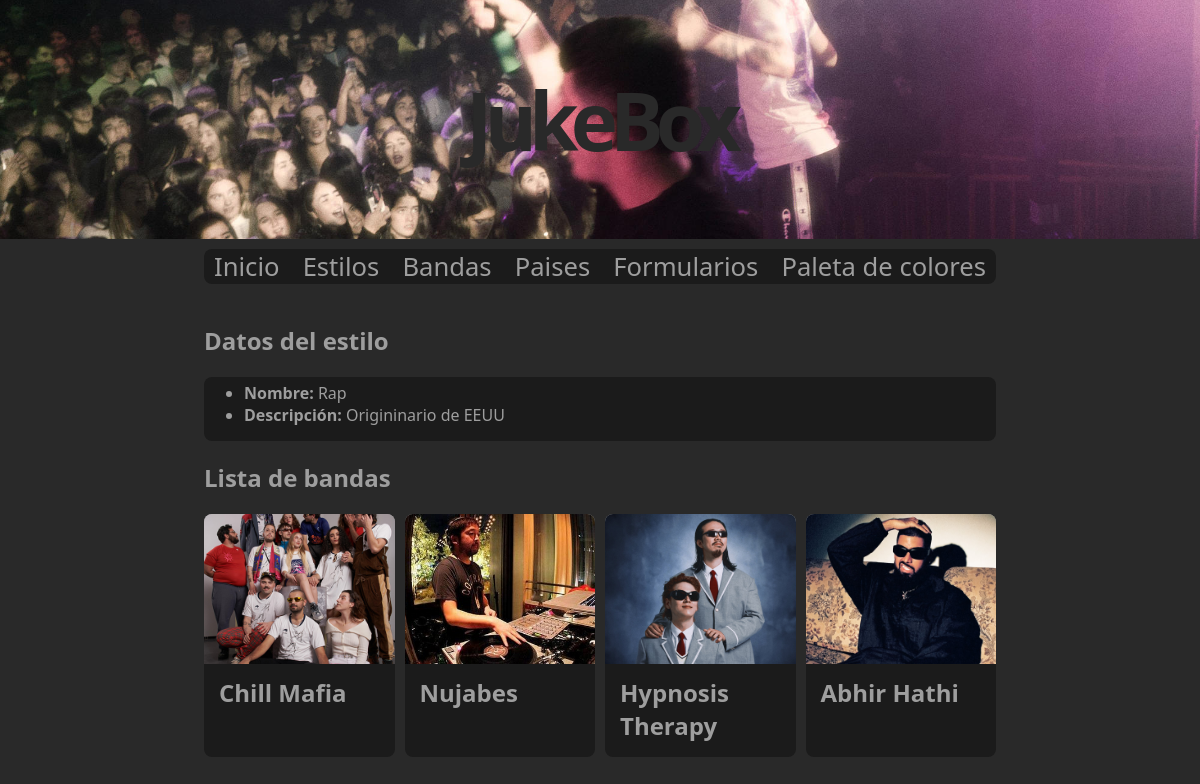
/es/estilos/4, run on an earlier commit of the app's database.
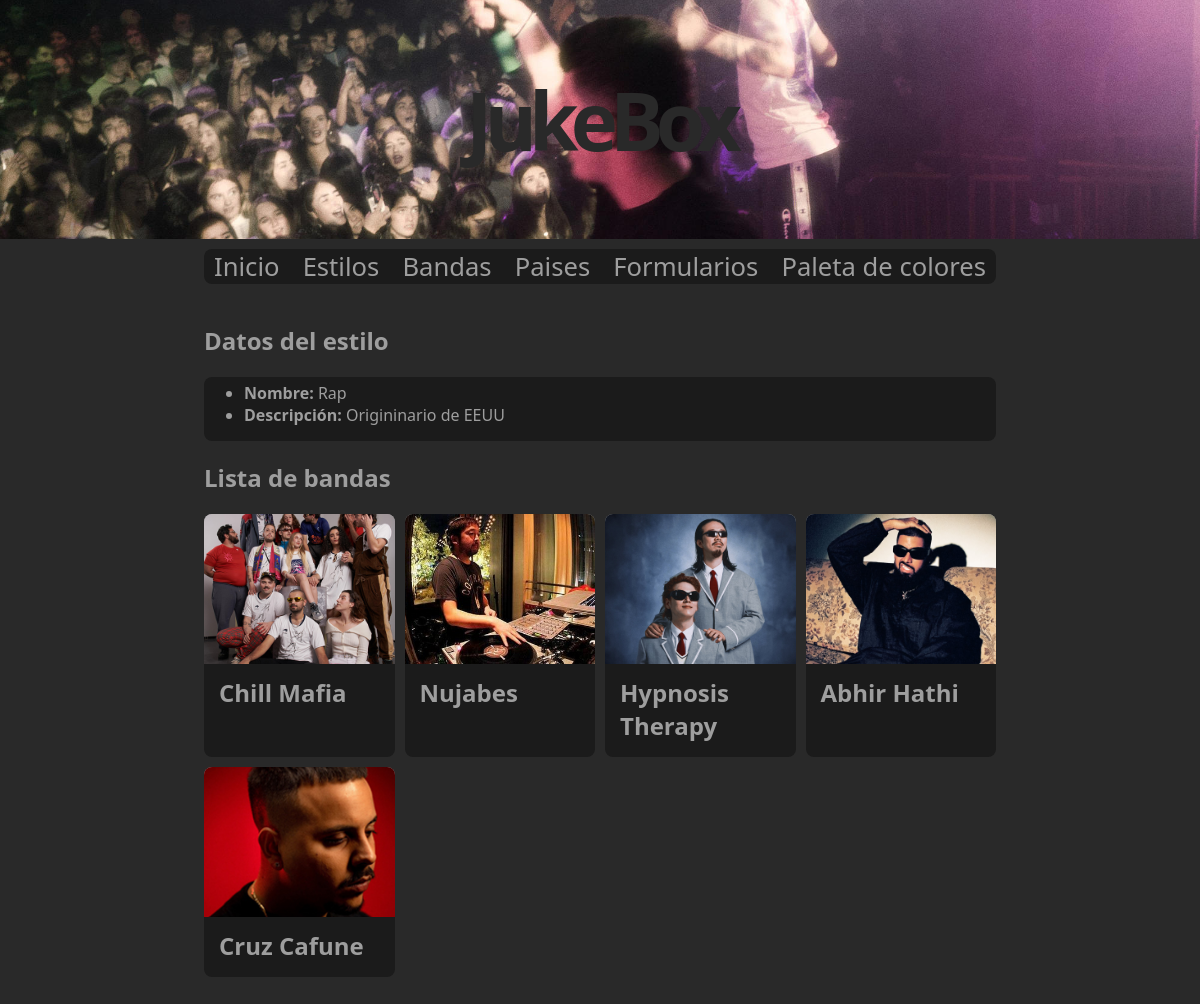
And on a later commit of the database.
### appJukeBox/models.py (models this page shows, shortened)
class Banda(models.Model):
    nombre = models.CharField(max_length=100)
    pais = models.ForeignKey(Pais, on_delete=models.SET_NULL, null=True)
    descripcion = models.TextField()
    estilos = models.ManyToManyField(Estilo)
    imagen = models.ImageField(null=True, blank=True ,upload_to="images/")

### appJukeBox/views.py (the view)
# urls.py: path('estilos/<int:estilo_id>', views.show_estilo, name='estilo'),
def show_estilo(request, estilo_id):
	estilo = get_object_or_404(Estilo, pk=estilo_id)
	bandas = estilo.banda_set.all()
	context = {'bandas': bandas, 'estilo': estilo}
	return render(request, "estilo.html", context)

### appJukeBox/templates/estilo.html (shortened to what this page needs)
{% extends "base.html" %}
{% load i18n %}
{% block contenido %}
    <h2>{% trans "Datos del estilo" %}</h2>
    {% if estilo %}
            <section class="detail">
                <div class="card">
                    <ul>
                        <li>
                            <b>{% trans "Nombre:" %}</b>
                            {{estilo.nombre}}
                        </li>
                        <li>
                            <b>{% trans "Descripción:" %}</b>
                            {{ estilo.descripcion}}
                        </li>
                    </ul>
                </div>
            </section>
            <h2>{% trans "Lista de bandas" %}</h2>
            <section class="container">
                {% if bandas %}
                    {% for b in bandas %}
                    <div class="card" onclick="redirect('/{{LANGUAGE_CODE}}/bandas/{{ b.id }}')">
                        <div class="card-image">
                            {% if b.imagen %}
                            <img src="{{b.imagen.url}}" alt="sin imagen">
                            {% endif %}
                        </div>
                        <div class="card-content">
                            <h2>
                                {{ b.nombre}}
                            </h2>
                        </div>
                    </div>
                    {% endfor %}
                {% else %}
                <section class="detail">
                    <div class="card nodata">
                        <p>No hay bandas dentro de este estilo</p>
                    </div>
                </section>
                {% endif %}
            </section>
    {% else %}
        <p>No existe este estilo.</p>
    {% endif %}
{% endblock %}

What changed in the data, as far as the page shows it:
added Banda: imagen (picture), nombre "Cruz Cafune"
